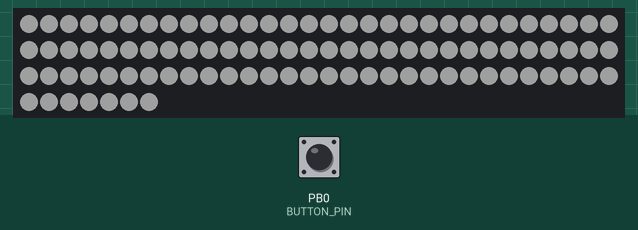
Simulated run of this sketch. Board: ATtiny85, built with avr-gcc and run on an emulated ATtiny85. Parts: 97 RGB LEDs in strip order, left to right, continuing on the next row. The inputs (shaded band) are chosen by the test bench; at power-on: PB0 (BUTTON_PIN) HIGH. Dim RGB values are drawn brighter than linear.

Above: at 4.1 s.
4.2 s: PB0 (BUTTON_PIN) pulled LOW for 3.2 s
At 6.6 s:
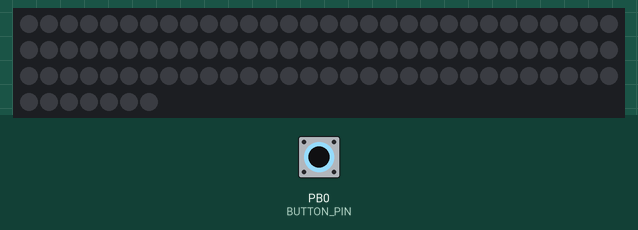
8.9 s: PB0 (BUTTON_PIN) pulled LOW for 3.2 s
At 10.67 s:
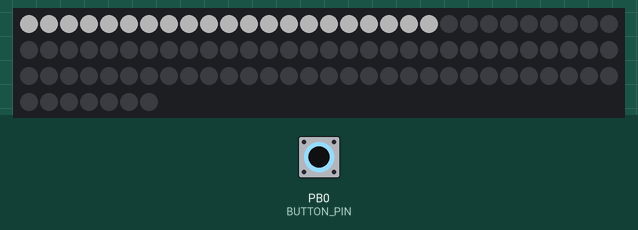
13.6 s: PB0 (BUTTON_PIN) pulled LOW for 0.15 s
At 17.2 s:
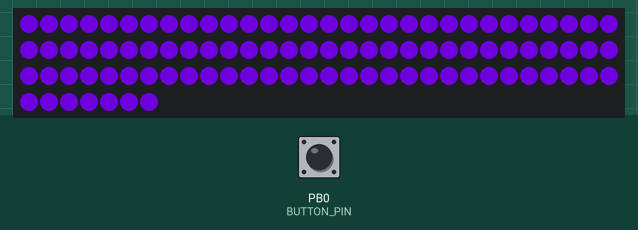
17.3 s: PB0 (BUTTON_PIN) pulled LOW for 1 s
18.9 s: PB0 (BUTTON_PIN) pulled LOW for 3.2 s
22.7 s: PB0 (BUTTON_PIN) pulled LOW for 3.2 s
At 26.35 s:
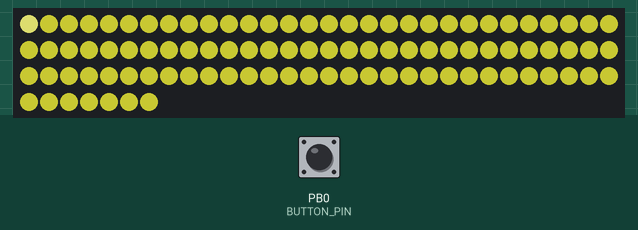
Timing chart, 0 to 27.9 s (numbered marks = the images above; inputs shaded):
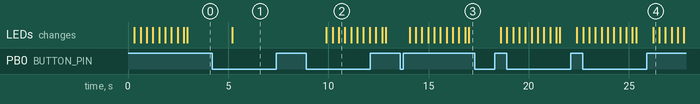

The sketch:

portraitHoodie.ino
```cpp
#include "./Adafruit_NeoPixel.h"
#include "./ToggleButton.h"

#define LED_PIN 1
#define BUTTON_PIN 0
#define LIGHT_STRIP_PIN 1
#define LIGHT_STRIP_LED_COUNT 97

#define MODE_COUNT 5
#define INIT_MODE -1


#define SEAHAWKS_GREEN strip.Color(50, 255, 5)
#define SEAHAWKS_BLUE strip.Color(0, 22, 63)

// --------------------------------------------------------------------------------

Adafruit_NeoPixel strip = Adafruit_NeoPixel(LIGHT_STRIP_LED_COUNT, LIGHT_STRIP_PIN, NEO_GRB + NEO_KHZ800);

// --------------------------------------------------------------------------------


// --------------------------------------------------------------------------------

ToggleButton button(BUTTON_PIN, buttonPush, buttonHold);

void setup() {
  pinMode(LED_PIN, OUTPUT);
  digitalWrite(LED_PIN, HIGH);

  strip.begin();
  strip.show(); // Initialize all pixels to 'off'
  colorWipe(strip.Color(32, 32, 32), 25);
}

int currentLoop = INIT_MODE;
int stripOn = true;

void loop() {
  button.update();

  if(currentLoop != INIT_MODE && stripOn)
  {
    switch(currentLoop)
    {
      case 0:
        //colorWipe(strip.Color(64, 64, 64), 25);
        break;
      case 1:
        //colorWipe(strip.Color(100, 100, 25), 25);
        break;
      case 2:
        //colorWipe(strip.Color(76, 0, 153), 25);
        break;
      case 3:
        //colorWipe(strip.Color(127, 0, 255), 25);
        break;
      case 4:
        //waveDrawFrame();
        break;
    }
  }
}

void buttonPush(int count)
{
  if(stripOn)
  {
    currentLoop = (currentLoop + count) % MODE_COUNT;
    startCurrentMode();
  }
}

void startCurrentMode()
{
  switch(currentLoop)
  {
    case 0:
      colorWipe(strip.Color(64, 64, 64), 25);
      break;
    case 1:
     colorWipe(strip.Color(76, 0, 153), 25);
      break;
    case 2:
     colorWipe(strip.Color(127, 0, 255), 25);
      break;
    case 3:
      colorWipe(strip.Color(100, 100, 25), 25);
      break;
    case 4:
     colorWipe(strip.Color(150, 150, 75), 25);
      break;
  }
}

void buttonHold() // Toggle
{
  if(stripOn)
  {
    // turn the strip off
    for(uint16_t i=0; i<strip.numPixels(); i++) {
      strip.setPixelColor(i, 0);
    }
    strip.show();
    stripOn = false;
  } else {
    // turn the strip on
    stripOn = true;
    currentLoop = 0;
    startCurrentMode();
  }
}

void loopCurrentMode()
{

}


// Fill the dots one after the other with a color
void colorWipe(uint32_t c, uint8_t wait)
{
  for(uint16_t i=0; i<strip.numPixels(); i++) {
      strip.setPixelColor(i, c);
      strip.show();
      delay(wait);
  }
}
```

ToggleButton.cpp
```cpp
#include "ToggleButton.h"

ToggleButton::ToggleButton(int buttonPin, void (*pushFunction)(int), void (*holdFunction)())
{
  m_pushFunction = pushFunction;
  m_holdFunction = holdFunction;

  m_pin = buttonPin;

  m_current_state = false;

  m_hold_fired = false;
  m_pressCount_fired = true;
  m_toggled = false;

  m_switch_time = 0;
  m_pressCount = 0;
  pinMode(m_pin, INPUT_PULLUP);
}

void ToggleButton::update()
{
  unsigned long millisec = millis();

  bool pinState = !digitalRead(m_pin);

  if (pinState != m_last_pin_state)
  {
    m_switch_time = millisec;
    m_toggled = false;
  }

  unsigned long timeSinceSwitch = millisec - m_switch_time;

  if (!m_toggled && timeSinceSwitch > ((unsigned long)(DEBOUNCE_DELAY))) // TOGGLE STATE
  {
    m_current_state = pinState;

    if(m_current_state) //debounce signal going up
    {
      m_pressCount++;
      m_hold_fired = false;
      m_pressCount_fired = false;
    }

    // reset both event triggers
    m_toggled = true;
  }

  if(m_current_state) // ON
  {
    if (!m_hold_fired && timeSinceSwitch > ((unsigned long)(HOLD_THRESHOLD))) // HOLD
    {
      if (m_holdFunction)
        m_holdFunction();

      m_hold_fired = true;
    }

  }
  else // OFF
  {
    if (!m_pressCount_fired && timeSinceSwitch > ((unsigned long)(RELEASE_DELAY)))
    {
      if (!m_hold_fired && m_pushFunction)
          m_pushFunction(m_pressCount);
      m_pressCount = 0;
      m_pressCount_fired = true;
    }
  }

  m_last_pin_state = pinState;
}
```

ToggleButton.h
```cpp
#ifndef _TOGGLEBUTTON_h
#define _TOGGLEBUTTON_h

#if defined(ARDUINO) && ARDUINO >= 100
#include "Arduino.h"
#else
#include "WProgram.h"
#endif

#define HOLD_THRESHOLD 1000
#define RELEASE_DELAY 300
#define DEBOUNCE_DELAY 50


class ToggleButton
{
private:
    bool m_current_state;
    bool m_last_pin_state;

    bool m_hold_fired;
    bool m_pressCount_fired;
    bool m_toggled;

    unsigned long m_switch_time;

    int m_pin;

    void (*m_holdFunction)();
    void (*m_pushFunction)(int);

    int m_pressCount;


public:
    ToggleButton(int buttonPin, void (*pushFunction)(int), void (*holdFunction)());
    void update();
};


#endif // _TOGGLEBUTTON_h
```

Measured:
- after the input at 4.2 s, the LEDs: change after 1.0 s (image 1)
- after the input at 8.9 s, the LEDs: first change after 1.0 s (image 2 shows a later state)
- after the input at 13.6 s, the LEDs: first change after 0.46 s (image 3 shows a later state)
- after the input at 22.7 s, the LEDs: first differ from a run without the input after 3.5 s (image 4)
